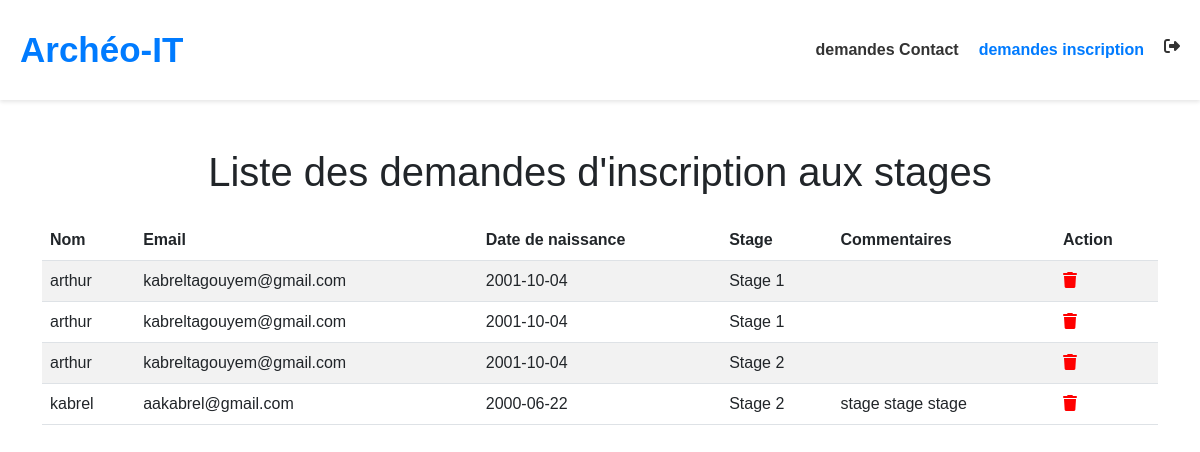
Screenshot of /php/admin_inscription.php with the database file from the repository.
### tables this page shows
CREATE TABLE `demandes_inscription_stages` (
  `id` int(11) NOT NULL,
  `nom` varchar(255) NOT NULL,
  `email` varchar(255) NOT NULL,
  `date_naissance` date NOT NULL,
  `stage` varchar(255) NOT NULL,
  `commentaires` text DEFAULT NULL,
  `date_demande` timestamp NOT NULL DEFAULT current_timestamp()
);

### php/admin_inscription.php (the view, shortened to what this page needs)
<!DOCTYPE html>
<html lang="fr">
<head>
    <link href="https://cdn.jsdelivr.net/npm/bootstrap@5.3.0-alpha1/dist/css/bootstrap.min.css" rel="stylesheet">
    <link rel="stylesheet" href="https://cdnjs.cloudflare.com/ajax/libs/font-awesome/6.5.2/css/all.min.css" />
    <?php echo' <link rel="stylesheet" href="../css/style.css">
    '?>
</head>
<body>
<nav class="navbar">
<a href="admin_inscription.php" class="navbar-brand">Archéo-IT</a>
<div class="navbar-menu" id="navbarMenu">
<a href="admin_contact.php" class="nav-link">demandes Contact</a>
<a href="admin_inscription.php" class="nav-link " style="color:#007bff" >demandes inscription</a>
<a href="../index.php"><i class="fa-solid fa-right-from-bracket nav-link"> </i></a>
</div>
</nav>
<div class="container">
    <h1 class="text-center mt-5 mb-4">Liste des demandes d'inscription aux stages</h1>
    <?php
    $servername = "localhost";
    $username = "root";
    $password = "";
    $dbname = "formulaire";
    $conn = new mysqli($servername, $username, $password, $dbname);
    $sql = "SELECT * FROM demandes_inscription_stages";
    $result = $conn->query($sql);
    if ($result->num_rows > 0) {
        echo "<div class='table-responsive'>";
        echo "<table class='table table-striped'>";
        echo "<thead style='background-color :#007bff'><tr><th>Nom</th><th>Email</th><th>Date de naissance</th><th>Stage</th><th>Commentaires</th><th>Action</th></tr></thead><tbody>";
        while($row = $result->fetch_assoc()) {
            echo "<tr><td>".$row["nom"]."</td><td>".$row["email"]."</td><td>".$row["date_naissance"]."</td><td>".$row["stage"]."</td><td>".$row["commentaires"]."</td>";
            echo "<td><i class='fa-solid fa-trash delete-icon' style='color:red; cursor:pointer;' data-id='".$row["id"]."'></i></td>";
            echo"</tr>";
        }
        echo "</tbody></table>";
        echo "</div>";
    } else {
        echo "Aucune demande d'inscription aux stages trouvée.";
    }
    ?>
</div>
</body>
</html>

### css/style.css (style rules this page uses)
* { margin: 0; padding: 0; box-sizing: border-box; }
body { font-family: Arial, sans-serif; }
.navbar { display: flex; align-items: center; justify-content: space-between; padding: 10px 20px; height: 100px; background-color: #fff; box-shadow: 0 2px 4px rgba(0, 0, 0, 0.1); position: sticky; top:0; z-index: 12; }
.navbar-brand { font-size: 24px; text-decoration: none; color:#007bff; font-weight:bold; font-size: 35px; }
.navbar-menu { display: flex; }
.nav-link { padding-left: 20px; text-decoration: none; color: #333; }
.nav-link { margin: 10px 0; font-weight: bold; }
.navbar-menu .nav-link { border-width: 0; }

### rows the page displays
demandes_inscription_stages: nom "arthur", email "kabreltagouyem@gmail.com", date_naissance "2001-10-04", stage "Stage 1"
demandes_inscription_stages: nom "arthur", email "kabreltagouyem@gmail.com", date_naissance "2001-10-04", stage "Stage 1"
demandes_inscription_stages: nom "arthur", email "kabreltagouyem@gmail.com", date_naissance "2001-10-04", stage "Stage 2"
demandes_inscription_stages: nom "kabrel", email "aakabrel@gmail.com", date_naissance "2000-06-22", stage "Stage 2", commentaires "stage stage stage"
